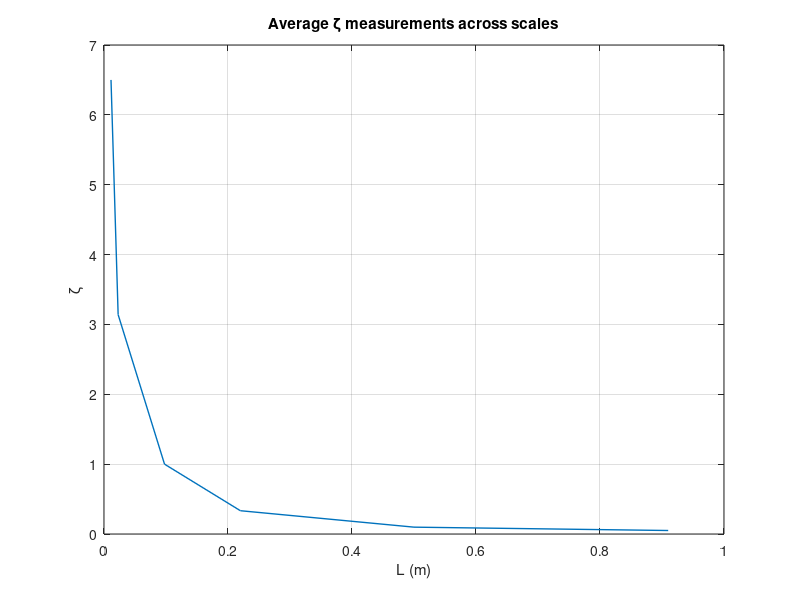

Reproduce this figure in MATLAB. (Note: this script raises an error after producing the figure.)
close all

%Nicholas Szczecinski
%West Virginia University
%13 October 2020

%Values from the literature:
%There are six studies here, in order:
%Garcia, Kuo, Peattie, Wang, and Full 2000, cockroach tibia
%Zakotnik, Matheson, and Duerr 2006, locust tibia
%Hajian and Howe 1997, human finger
%Weiss, Hunter, and Kearney 1988, human ankle
%Stein, Zehr, Lebiedowska, Popovic, Sheiner, and Chizeck 1996, human tibia
%Stein, Zehr, Lebiedowska, Popovic, Sheiner, and Chizeck 1996, human leg
%(estimated by Szczecinski based on the logarithmic decrement in the data
%in Figure 6, control subject).
L =         [.0113, .0228,  .0976,     .22,      0.50,      .91];
zeta =      [6.5,	3.14,   1,          1/3,    0.098,      .05];
zetaUp =    [6.61,  9,      1.41,      .4,      0.219,      .06];
zetaDn =    [6.39,  .3,     .43,      .25,      0.041,      .04];

k0 = 12e3;
m0 = 12;
s = sqrt(1e-3);
g = 10;

lw = 1; %Linewidth in plots

%Just plot the "mean" values of zeta from each study against L to see how
%they scale. We expect roughly zeta \propto L^-1
h1 = figure;
plot(L,zeta,'linewidth',lw)
hold on
title('Average \zeta measurements across scales')
grid on
xlabel('L (m)')
ylabel('\zeta')
ax = gca;
ax.XScale = 'log';
ax.YScale = 'log';


h2 = figure;
errorbar(L,zeta,zeta-zetaDn,zeta-zetaUp,'o','linewidth',lw)
hold on
title('Damping ratio follows rough \zeta \propto L^{-1} relationship')
grid on
xlabel('L (m)')
ylabel('\zeta')
ax = gca;
ax.XScale = 'log';
ax.YScale = 'log';
xlim([1e-2,1e0])
ylim([1e-2,1e1])
ax.Position = [0.2750    0.1106    0.4500    0.8000];

h3 = figure;
copyobj(ax,h3)

%Use nonlinear optimization to pick the value of c0 that best fits the
%data, based on k0, m0, and scaling laws. In this case, we assume that only
%elastic potential energy is stored in the limb, not gravitational
%potential energy.
fElasOnly = @(c0) sum(( log(zeta) - log(c0*s^2/(2*sqrt(k0*s^2*1/3*m0))*1./L)).^2);

lb = 0;
ub = inf;
c0elasOnly = fmincon( fElasOnly,.1,[],[],[],[],lb,ub);

zetaElasOnly = c0elasOnly*s^2/(2*sqrt(k0*s^2*1/3*m0));

figure(h2)
hold on
pp1 = plot(L,zetaElasOnly./L,'linewidth',lw);
legend(pp1,'no grav potential energy')

%But what if k also depends on gravity?
%Before tuning this relationship with the animal data, let's just compute
%what we would expect zeta to be if k depended only on elastic elements,
%if it depended only on gravity, or if it depended on both.
l = logspace(-3,1);
kElas = k0*s^2*l.^3;
kGrav = m0*g/2*l.^4;
kTotal = kElas + kGrav;
J = 1/3*m0*l.^5;
c = 2*c0elasOnly*s^2*l.^3;

zetaGrav = c./(2*sqrt(kGrav.*J));
zetaElas = c./(2*sqrt(kElas.*J));
zetaTotal = c./(2*sqrt(kTotal.*J));

figure
plot(l,zetaGrav,'linewidth',lw)
hold on
plot(l,zetaElas,'linewidth',lw)
plot(l,zetaTotal,'linewidth',lw)
ax = gca;
ax.XScale = 'log';
ax.YScale = 'log';
legend('k = k_{grav}','k = k_{r,elas}','k = k_{r,grav} + k_{r,elas}')
ylabel('\zeta')
xlabel('L (m)')
title('Comparing how \zeta scales with different forms of k')

%Now, let us use the same nonlinear least squares process as before, but
%this time include gravitational potential energy in our formulation.
fzeta = @(c0,L) c0.*s^2.*L.^3./(2.*sqrt( (k0.*s^2.*L.^3 + m0.*10/2.*L.^4).*1/3.*m0.*L.^5   ));
f3 = @(c0) sum(( log(zeta) - log(fzeta(c0,L))).^2 );
lb = 0;
ub = inf;
c0 = fmincon( f3,.1,[],[],[],[],lb,ub);

%Add the zeta curve to the figure of empirical data points.
figure(h3)
hold on
plot(l,fzeta(c0,l),'linewidth',lw)

%How do elastic and gravitational energy trade off as a function of scale,
%anyway? Plot each of the individual stiffness terms along with their sum,
%to observe how they differ over scale.
h4 = figure;
plot(l,kGrav,'linewidth',lw)
hold on
plot(l,kElas,'linewidth',lw)
plot(l,kTotal,'linewidth',lw)
legend('k_{r,grav}','k_{r,elas}','k_{r,grav} + k_{r,elas}','location','southeast')
ax = gca;
ax.XScale = 'log';
ax.YScale = 'log';
xlabel('L (m)')
ylabel('stiffness (Nm/rad)')
title('The balance between elastic and gravitational potential depends on scale')

%How do these different terms for k alter the natural period? Plot this
%dividing line as we would see it on the T and L plot, in all 3 cases for
%comparison.
colorVec = lines(6);
h5 = figure;
plot(l,2*pi./sqrt(kGrav./J),'color',colorVec(6,:),'linewidth',lw)
hold on
plot(l,2*pi./sqrt(kElas./J),'color',colorVec(2,:),'linewidth',lw)
plot(l,2*pi./sqrt(kTotal./J),'color',colorVec(4,:),'linewidth',lw)
legend('T_n when k = k_{r,grav}','T_n when k = k_{r,elas}','T_n when k = k_{r,grav} + k_{r,elas}','location','southeast')
ax = gca;
ax.XScale = 'log';
ax.YScale = 'log';
xlabel('L (m)')
ylabel('T (s)')
title('The natural period depends on which terms are included in potential energy')
ylim([1e-3,1e1])

%What is the relative contribution of k_elas and k_grav to k?
h6 = figure;
plot(l,kGrav./kTotal,'linewidth',lw)
hold on
plot(l,kElas./kTotal,'linewidth',lw)
ax = gca;
ax.XScale = 'log';
xlabel('L (m)')
ylabel('')
legend('k_{r,grav}/k_{r,total}','k_{r,elas}/k_{r,total}','location','east')
title('The joint stiffness of larger animals is due to gravity')
xlim([1e-3,1e1])

fprintf('The baseline viscous damping coefficient c0 = %3.3e.\n',c0)


kElas = k0*s^2*L.^3;
kGrav = m0*g/2*L.^4;
kTotal = kElas + kGrav;
Jemp = 1/3*m0*L.^5;

cEmpMean = zeta.*(2*sqrt(kTotal.*Jemp));
cEmpUp = zetaUp.*(2*sqrt(kTotal.*Jemp));
cEmpDn = zetaDn.*(2*sqrt(kTotal.*Jemp));

h2 = figure;
errorbar(L,cEmpMean,cEmpMean-cEmpDn,cEmpMean-cEmpUp,'.','linewidth',lw)
hold on
plot(l,c)
title('Rotary damping scales with L^3 as predicted')
grid on
xlabel('L (m)')
ylabel('c_r (Nms)')
ax = gca;
ax.XScale = 'log';
ax.YScale = 'log';
xlim([1e-2,1e0])
ylim([1e-6,1e1])
yticks(logspace(-6,1,8))
ax.Position = [0.2750    0.1606    0.4500    0.7500];
h2.Position = [551.4000 396.2000 404.8000 246];



